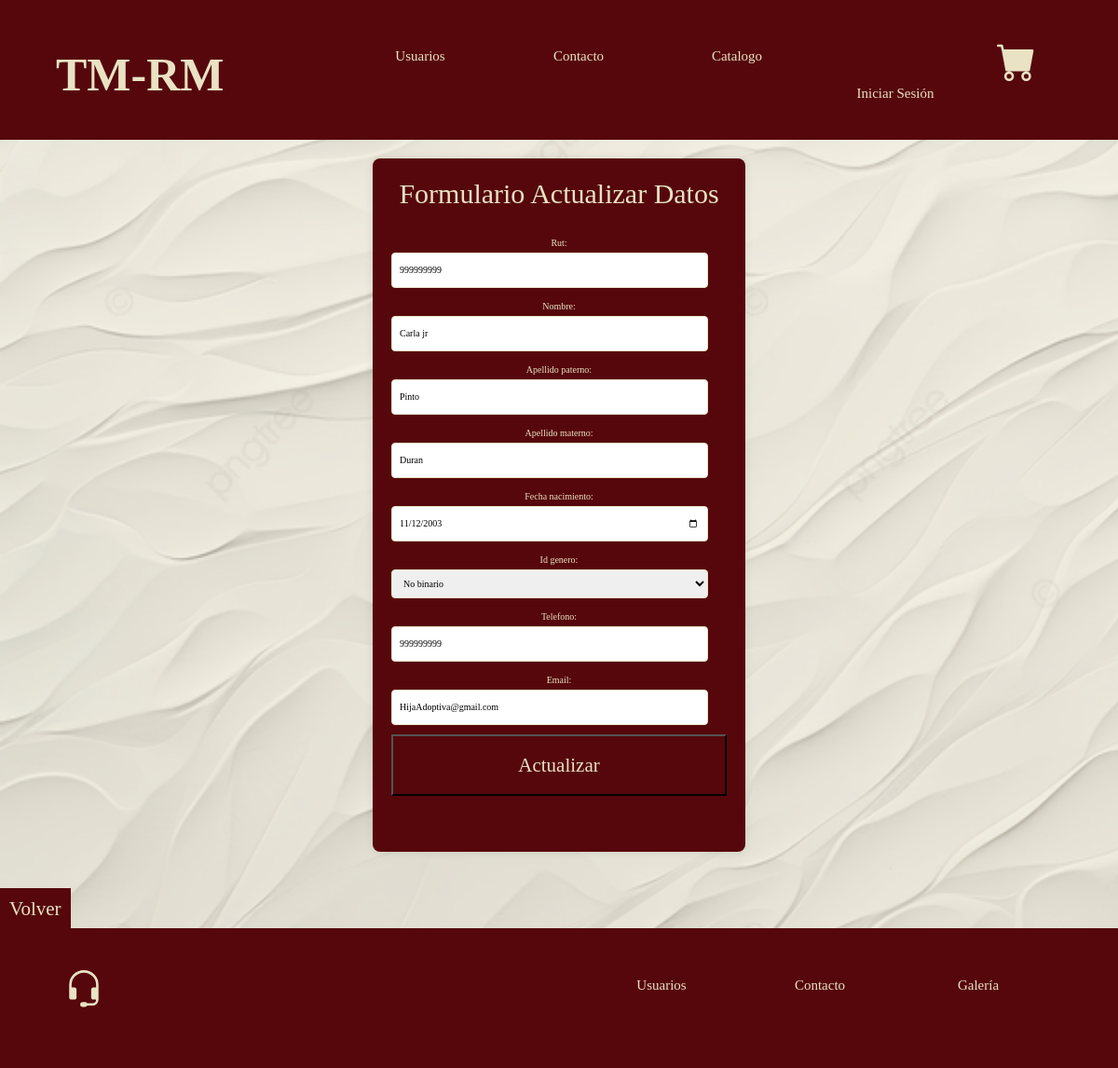
/Usuario_edit/999999999, run on the app's committed database.
### taller1/models.py (models this page shows, shortened)
class Usuario(models.Model):
    rut = models.CharField(primary_key=True, max_length=10)
    nombre = models.CharField(max_length=20)
    apellido_paterno = models.CharField(max_length=20)
    apellido_materno = models.CharField(max_length=20)
    fecha_nacimiento = models.DateField(blank=False, null=False)
    id_genero = models.ForeignKey(Genero, on_delete=models.CASCADE, db_column='idGenero')
    telefono = models.CharField(max_length=45)
    email = models.EmailField(unique=True, max_length=100, blank=True, null=True)

### taller1/views.py (the view)
# urls.py: path('Usuario_edit/<str:pk>', views.Usuario_edit, name='Usuario_edit'),
def Usuario_edit(request, pk):
    usuario = get_object_or_404(Usuario, rut=pk)  # Utiliza get_object_or_404 para manejar usuarios no existentes
    if request.method == "POST":
        form = UsuarioForm(request.POST, instance=usuario)
        if form.is_valid():  # Asegúrate de que el formulario es válido antes de guardar
            form.save()
            mensaje = "Bien, datos actualizados..."
            return redirect('Usuario_edit', pk=usuario.rut)  # Redirige a una página de detalle o lista después de guardar
        else:
            mensaje = "Error, datos no válidos."
    else:
        form = UsuarioForm(instance=usuario)
        mensaje = ""
    context = {'usuario': usuario, 'form': form, 'mensaje': mensaje}
    return render(request, 'taller1/usuarios_edit.html', context)

### taller1/forms.py
class UsuarioForm(forms.ModelForm):
    class Meta:
        model = Usuario
        fields = ['rut', 'nombre', 'apellido_paterno', 'apellido_materno', 'fecha_nacimiento', 'id_genero', 'telefono', 'email']
        widgets = {
            'fecha_nacimiento': forms.DateInput(attrs={'type': 'date'}),
        }
    def __init__(self, *args, **kwargs):
        super().__init__(*args, **kwargs)
        self.fields['id_genero'].queryset = Genero.objects.all()

### taller1/models.py (called while the page is built)
    def __str__(self):
        return self.genero

### taller1/templates/taller1/usuarios_edit.html (shortened to what this page needs)
{% extends 'taller1/base.html' %}
{% load static %}
{% block content %}
    <div class="contenedor_formulario">
        <div class="contenedor_form_agregar">
            <h2>Formulario Actualizar Datos</h2><br>
            <form class="form_agregar" method="POST">
                {{ form.as_table }}
                <input class="input_agregar" type="submit" value="Actualizar">
            </form>
            <br><br>
        </div>
    </div>
    <br>
    <a class="btn_agregar" href="{% url 'crud' %}">Volver</a><br>
{% endblock %}

### taller1/static/css/Styles.css (style rules this page uses)
:root { --ColorPrincipal: #56070C; --colorSecundario: #e9e2c4; --colorFormularioFondo: #56070ce0; --colorFormulario: #eae2c337; --fuenteHeading: 'Segoe UI', Tahoma, Geneva, Verdana, sans-serif --fuenteParrafos: 'Open Sans', sans-serif; }
html { box-sizing: border-box; font-size: 62.5%; }
*, *:before, *:after { box-sizing: inherit; }
body { font-family: var(--fuenteParrafos); font-size: 1rem; line-height: 2; margin: 0; background-image: url('/static/img/fondo2.png'); background-size: cover; background-attachment: fixed; }
a { text-decoration: none; }
h1, h2, h3, h4 { font-family: var(--fuenteHeading); line-height: 1.2; }
h2 { font-size: 3rem; }
.btn_agregar, .btn_form, .input_agregar { font-size: 2.1rem; background-color: var(--ColorPrincipal); color: var(--colorSecundario); font-family: var(--fuenteParrafos); padding: 1rem; transition: all 0.6s ease; }
.contenedor_formulario { display: flex; justify-content: center; width: 100%; gap: 10rem; }
.contenedor_form_agregar { background-color: var(--ColorPrincipal); padding: 2rem; border-radius: 0.8rem; box-shadow: 0 0 1rem rgba(0, 0, 0, 0.1); width: 40rem; margin: 2rem; text-align: center; color: var(--colorSecundario); }
.form_agregar { display: flex; flex-direction: column; align-items: stretch ; }
.form_agregar input[type="text"], .form_agregar input[type="email"], .form_agregar input[type="date"], .form_agregar select { width: calc(100% - 20px); padding: 8px; margin-bottom: 10px; border: 1px solid var(--colorSecundario); border-radius: 4px; }

### data on the page
Usuario: rut "999999999", nombre "Carla jr", apellido_paterno "Pinto", apellido_materno "Duran", fecha_nacimiento "11/12/2003", telefono "999999999", email "HijaAdoptiva@gmail.com"
